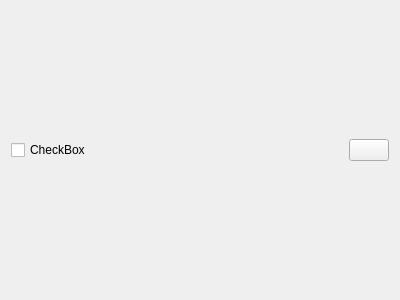
<?xml version="1.0" encoding="UTF-8"?>
<ui version="4.0">
 <class>MapleActionWidget</class>
 <widget class="QWidget" name="MapleActionWidget">
  <property name="geometry">
   <rect>
    <x>0</x>
    <y>0</y>
    <width>400</width>
    <height>300</height>
   </rect>
  </property>
  <property name="windowTitle">
   <string>Form</string>
  </property>
  <layout class="QVBoxLayout" name="verticalLayout">
   <item>
    <layout class="QHBoxLayout" name="horizontalLayout">
     <item>
      <widget class="QCheckBox" name="mapleAction">
       <property name="text">
        <string>CheckBox</string>
       </property>
      </widget>
     </item>
     <item>
      <spacer name="horizontalSpacer">
       <property name="orientation">
        <enum>Qt::Horizontal</enum>
       </property>
       <property name="sizeType">
        <enum>QSizePolicy::Fixed</enum>
       </property>
       <property name="sizeHint" stdset="0">
        <size>
         <width>40</width>
         <height>20</height>
        </size>
       </property>
      </spacer>
     </item>
     <item>
      <widget class="QPushButton" name="pushButton">
       <property name="sizePolicy">
        <sizepolicy hsizetype="Fixed" vsizetype="Fixed">
         <horstretch>20</horstretch>
         <verstretch>20</verstretch>
        </sizepolicy>
       </property>
       <property name="text">
        <string/>
       </property>
       <property name="icon">
        <iconset resource="resources.qrc">
         <normaloff>:/icon/theme/primary/tab_close.svg</normaloff>:/icon/theme/primary/tab_close.svg</iconset>
       </property>
      </widget>
     </item>
    </layout>
   </item>
  </layout>
 </widget>
 <resources>
  <include location="resources.qrc"/>
 </resources>
 <connections/>
</ui>
